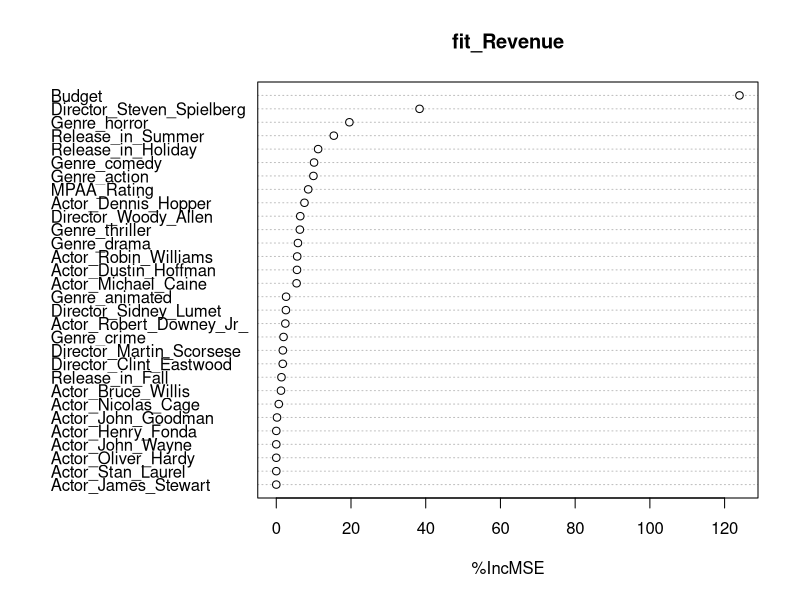
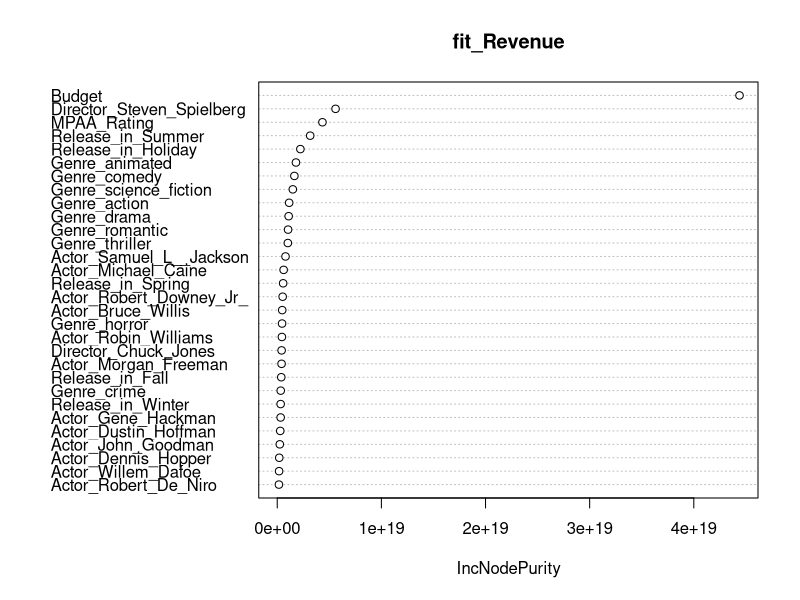
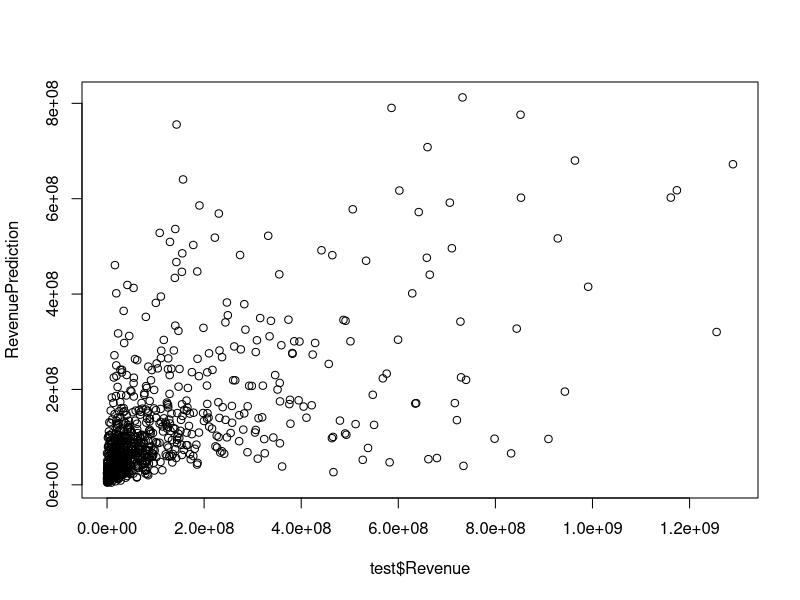

Here is the R script that generated these plots, in order:
# description: an evaluation of our model to predict the revenue of films based on aspects of production using http://en.wikipedia.org/wiki/Random_forest.
# author: Ben Adelman (Adapted approach from Kaggle Competition to fit our data), Paul Prae (Improved and Evaluated Model)
# since: 4/10/2015
# citation: inspired by a tutorial for a Kaggle competition written by Trevor Stephens: https://github.com/trevorstephens/titanic

install.packages('randomForest')
library(randomForest)

##  load the full file into R
full_data <- read.csv("./data/input/film_data.csv")

## adjusting some data types
full_data$Budget <- as.numeric(as.character(full_data$Budget))
full_data$Revenue <- as.numeric(as.character(full_data$Revenue))
full_data$Weekend_Total <- as.numeric(as.character(full_data$Revenue))

##  75% of the sample size for train (used for evaluation run, not final run)
smp_size <- floor(0.75 * nrow(full_data))

## set the seed to make your partition reproducible (a random number seed)
set.seed(123)
train_ind <- sample(seq_len(nrow(full_data)), size = smp_size)

##  now let's split into test vs. training data
train <- full_data[train_ind, ]
test <- full_data[-train_ind, ]

##  set up the random forest model for predicting Total Revenue
# configuratioin: as.numeric, importance=TRUE, ntree=2000
fit_Revenue <- randomForest(as.numeric(Revenue) ~ Budget + MPAA_Rating + Release_in_Winter + Release_in_Spring + Release_in_Summer + Release_in_Fall + Release_in_Holiday + Actor_Morgan_Freeman + Actor_Dennis_Hopper + Actor_Henry_Fonda + Actor_Bruce_Willis + Actor_Samuel_L__Jackson + Actor_Robert_De_Niro + Actor_Burt_Lancaster + Actor_Donald_Sutherland + Actor_Christopher_Lee + Actor_John_Wayne + Actor_Keanu_Reeves + Actor_Nick_Nolte + Actor_Nicolas_Cage + Actor_Gene_Hackman + Actor_Michael_Caine + Actor_Sean_Connery + Actor_Oliver_Hardy + Actor_Stan_Laurel + Actor_Robert_Duvall + Actor_Susan_Sarandon + Actor_Jack_Nicholson + Actor_Robert_Downey_Jr_ + Actor_Christopher_Walken + Actor_Willem_Dafoe + Actor_James_Stewart + Actor_Dustin_Hoffman + Actor_Robin_Williams + Actor_John_Goodman + Actor_Dennis_Quaid + Actor_Harvey_Keitel + Director_Blake_Edwards + Director_Sidney_Lumet + Director_Steven_Spielberg + Director_Spike_Lee + Director_John_Ford + Director_Robert_Altman + Director_Charlie_Chaplin + Director_Vincente_Minnelli + Director_Woody_Allen + Director_Clint_Eastwood + Director_Martin_Scorsese + Director_Ingmar_Bergman + Director_Howard_Hawks + Director_John_Huston + Director_Raoul_Walsh + Director_Chuck_Jones + Director_Werner_Herzog + Director_Fritz_Lang + Director_Steven_Soderbergh + Director_Michael_Curtiz + Director_Francis_Ford_Coppola + Director_Roger_Corman + Director_Alfred_Hitchcock + Director_Friz_Freleng + Director_Anthony_Mann + Director_Norman_Taurog + Director_Akira_Kurosawa + Genre_comedy + Genre_drama + Genre_romantic + Genre_science_fiction + Genre_crime + Genre_action + Genre_thriller + Genre_horror + Genre_animated, data=train, importance=TRUE, ntree=2000)

##  stats
summary(fit_Revenue)
varImpPlot(fit_Revenue, type=1)
varImpPlot(fit_Revenue, type=2)
imp <- importance(fit_Revenue)
imp
##  Now to make the prediction... using the model against the test data...
RevenuePrediction <- predict(fit_Revenue, test, OOB=TRUE, type = "response")

## more stats
## estimated versus observed values
plot(test$Revenue, RevenuePrediction)

## r squared
cor(RevenuePrediction, test$Revenue)^2

## root-mean-square error 
RMSE <- (sum((RevenuePrediction-test$Revenue)^2)/length(test$Revenue))^(1/2)

## find the max observed value
maxRevenue <- max(test$Revenue)
maxRevenue

## find the min observed value
minRevenue <- min(test$Revenue)
minRevenue

## normalized root-mean-square error
NRMSE <- (RMSE/(maxRevenue - minRevenue))
NRMSE

## save 'em
test$RevenuePrediction <- RevenuePrediction
write.csv(test, file = "./data/test_predictions.csv", row.names = TRUE)
